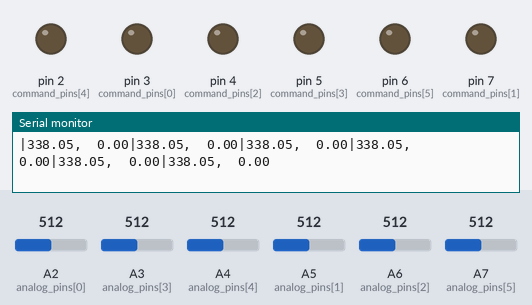
The sketch below on a simulated Arduino Uno, built with avr-gcc and run on an emulated ATmega328P. Shown: output pins drawn as LEDs (lit = HIGH), the last lines printed to the serial monitor. Inputs (shaded band) come from the test bench; at power-on: A2 (analog_pins[0]) = 512, A3 (analog_pins[3]) = 512, A7 (analog_pins[5]) = 512, A4 (analog_pins[4]) = 512, A5 (analog_pins[1]) = 512, A6 (analog_pins[2]) = 512.

Above: at 1.2 s.
1.3 s: A2 (analog_pins[0]) set to 211
3.3 s: A2 (analog_pins[0]) set to 183
At 3.52 s:
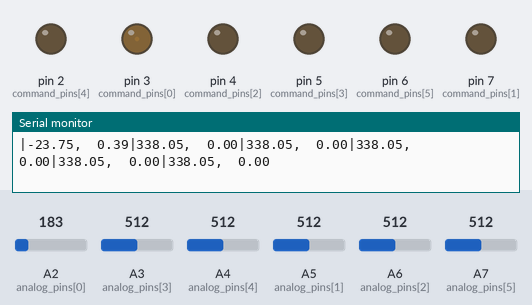
6.3 s: A3 (analog_pins[3]) set to 216
9.3 s: A3 (analog_pins[3]) set to 187
At 9.34 s:
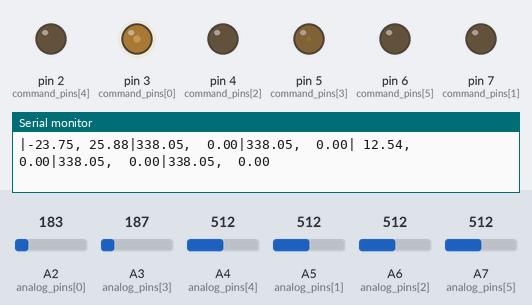
12.3 s: A7 (analog_pins[5]) set to 217
15.3 s: A7 (analog_pins[5]) set to 184
At 15.33 s:
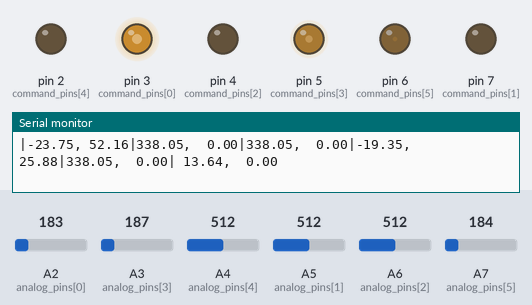
At 20.52 s:
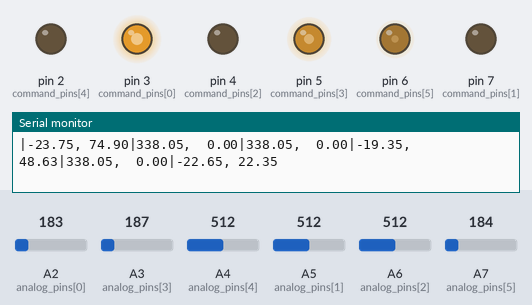
Timing chart, 0 to 22.1 s (numbered marks = the images above; inputs shaded):
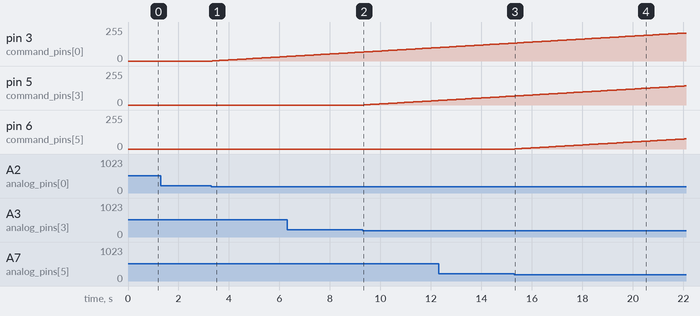

The sketch:

reader.ino
```cpp
#include "HardwareSerial.h"
uint8_t command_pins[6] = {3, 7, 4, 5, 2, 6};
uint8_t analog_pins[6] = {A2, A5, A6, A3, A4, A7};
float target_values[6] = {0, 0, 0, 0, 0, 0};
int command_values[6] = {0, 0, 0, 0, 0, 0};

void setup() {
    Serial.begin(9600);
    for (int i = 0; i < 6; i++) {
        pinMode(command_pins[i], OUTPUT);
        pinMode(analog_pins[i], INPUT);
    }
}

void loop() {
    if (Serial.available() > 1) {
        int command = Serial.parseInt();
        if (command >= 0 && command < 6) {
            target_values[command] = Serial.parseFloat();
        }
    }
    char buffer[255], line_buf[31], pressure_buf[10], target_buf[10], control_buf[10];
    buffer[0] = '\0';
    for (int i = 0; i < 6; i++) {
        float pressure = (analogRead(analog_pins[i]) * 5.0 / 1023 - 1) * 0.9 * 1000 / 4;
        dtostrf(pressure, 6, 2, pressure_buf);
        dtostrf(target_values[i], 6, 2, target_buf);
        dtostrf(command_values[i] * 100.0 / 255, 6, 2, control_buf);
        sprintf(line_buf, "|%s,%s", pressure_buf, control_buf);
        strcat(buffer, line_buf);
        if (analogRead(analog_pins[i]) == 0) {
            command_values[i] = 0;
            analogWrite(command_pins[i], command_values[i]);
            continue;
        }
        if (abs(pressure - target_values[i]) < 5) {
            continue;
        }
        if (pressure < target_values[i]) {
            command_values[i] += 1;
            if (command_values[i] > 255) {
                command_values[i] = 255;
            }
        } else {
            command_values[i] -= 1;
            if (command_values[i] < 0) {
                command_values[i] = 0;
            }
        }
        analogWrite(command_pins[i], command_values[i]);
    }
    Serial.println(buffer);
    // delay(100);
}
```

Measured:
- the behaviour switches between 201 and 200 on A3 (analog_pins[3]) (found by bisection; images 1 and 2)
- the behaviour switches between 201 and 200 on A7 (analog_pins[5]) (found by bisection; images 2 and 3)
- after the input at 3.3 s, pin 3 (command_pins[0]): moves from 0/255 to 34/255 over 3.0 s, starting at once
- after the input at 9.3 s, pin 5 (command_pins[3]): moves from 0/255 to 34/255 over 3.0 s, starting at once
- after the input at 15.3 s, pin 6 (command_pins[5]): moves from 0/255 to 76/255 over 6.7 s, starting at once
